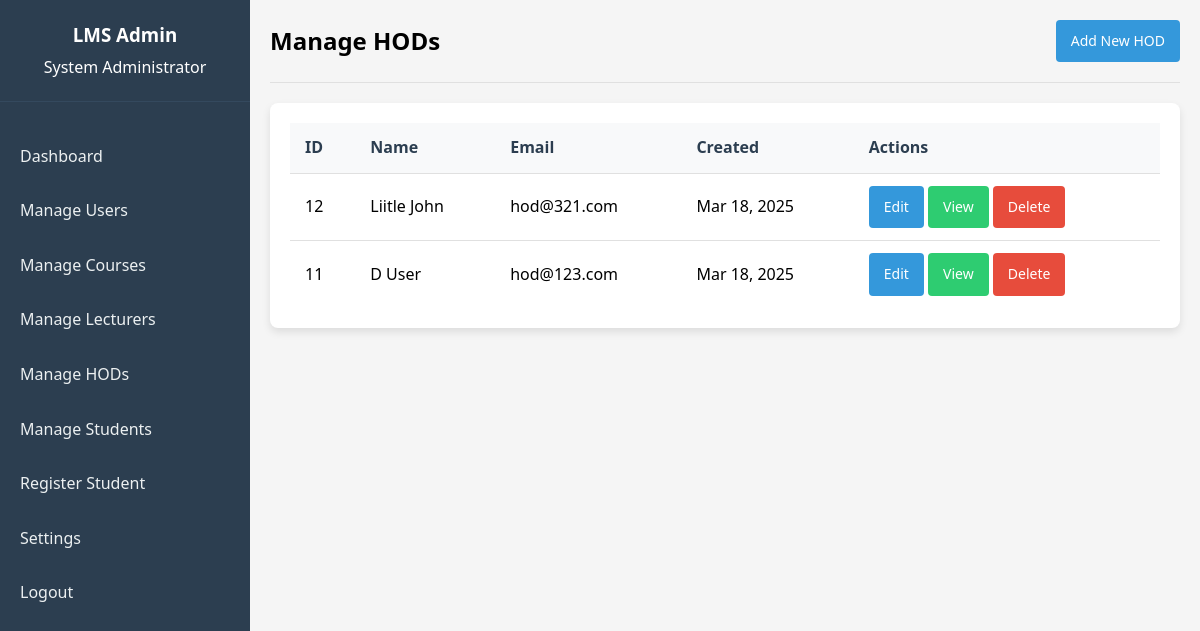
The page /admin/hod/hod.php (signed in) on the database its author committed.
### tables this page shows
CREATE TABLE `users` (
  `user_id` int(11) NOT NULL,
  `email` varchar(100) NOT NULL,
  `password` varchar(255) NOT NULL,
  `role` enum('admin','lecturer','student','hod') DEFAULT NULL,
  `first_name` varchar(50) NOT NULL,
  `last_name` varchar(50) NOT NULL,
  `profile_picture` varchar(255) DEFAULT NULL,
  `created_at` timestamp NOT NULL DEFAULT current_timestamp(),
  `updated_at` timestamp NOT NULL DEFAULT current_timestamp() ON UPDATE current_timestamp()
);

### admin/hod/hod.php (the view, shortened to what this page needs)
<?php
require_once '../../config.php';
$page = isset($_GET['page']) ? (int)$_GET['page'] : 1;
$recordsPerPage = 10;
$offset = ($page - 1) * $recordsPerPage;
$query = "SELECT user_id, email, first_name, last_name, created_at FROM users WHERE role = 'hod' ORDER BY created_at DESC LIMIT ? OFFSET ?";
$stmt = $conn->prepare($query);
$stmt->bind_param("ii", $recordsPerPage, $offset);
$stmt->execute();
$result = $stmt->get_result();
$pageTitle = "Manage HODs";
?>
<!DOCTYPE html>
<html lang="en">
<head>
    <link rel="stylesheet" href="../../assets/css/style.css">
</head>
<body>
    <div class="dashboard-container">
        <div class="sidebar">
            <div class="sidebar-header">
                <h3>LMS Admin</h3>
                <p><?php echo $_SESSION['first_name'] . ' ' . $_SESSION['last_name']; ?></p>
            </div>
            <ul class="sidebar-menu">
                <li><a href="../dashboard.php">Dashboard</a></li>
                <li><a href="../users.php">Manage Users</a></li>
                <li><a href="../courses.php">Manage Courses</a></li>
                <li><a href="../lecturers.php">Manage Lecturers</a></li>
                <li><a href="hod.php">Manage HODs</a></li>
                <li><a href="../student/students.php">Manage Students</a></li>
                <li><a href="../students/register_student.php">Register Student</a></li>
                <li><a href="../settings.php">Settings</a></li>
                <li><a href="../../logout.php">Logout</a></li>
            </ul>
        </div>
        <div class="main-content">
            <div class="header">
                <h2><?php echo $pageTitle; ?></h2>
                <a href="add_hod.php" class="btn">Add New HOD</a>
            </div>
            <div class="table-container">
                <table>
                    <thead>
                        <tr>
                            <th>ID</th>
                            <th>Name</th>
                            <th>Email</th>
                            <th>Created</th>
                            <th>Actions</th>
                        </tr>
                    </thead>
                    <tbody>
                        <?php if ($result->num_rows > 0): ?>
                            <?php while ($lecturer = $result->fetch_assoc()): ?>
                                <tr>
                                    <td><?php echo $lecturer['user_id']; ?></td>
                                    <td><?php echo $lecturer['first_name'] . ' ' . $lecturer['last_name']; ?></td>
                                    <td><?php echo $lecturer['email']; ?></td>
                                    <td><?php echo date('M j, Y', strtotime($lecturer['created_at'])); ?></td>
                                    <td>
                                        <div class="action-buttons">
                                            <a href="edit_hod.php?id=<?php echo $lecturer['user_id']; ?>" class="btn btn-sm">Edit</a>
                                            <a href="view_hod.php?id=<?php echo $lecturer['user_id']; ?>" class="btn btn-sm" style="background-color: #2ecc71;">View</a>
                                            <a href="hod.php?action=delete&id=<?php echo $lecturer['user_id']; ?>" class="btn btn-sm btn-danger delete-btn" onclick="return confirm('Are you sure you want to delete this HOD?');">Delete</a>
                                        </div>
                                    </td>
                                </tr>
                            <?php endwhile; ?>
                        <?php else: ?>
                            <tr>
                                <td colspan="5" style="text-align: center;">No HOD found.</td>
                            </tr>
                        <?php endif; ?>
                    </tbody>
                </table>
            </div>
        </div>
    </div>
</body>
</html>

### assets/css/style.css (style rules this page uses)
* { margin: 0; padding: 0; box-sizing: border-box; font-family: 'Segoe UI', Tahoma, Geneva, Verdana, sans-serif; }
body { background-color: #f5f5f5; line-height: 1.6; }
a { text-decoration: none; }
.dashboard-container { display: flex; min-height: 100vh; }
.sidebar { width: 250px; background-color: #2c3e50; color: white; padding: 20px 0; position: fixed; height: 100vh; overflow-y: auto; }
.sidebar-header { padding: 0 20px 20px; border-bottom: 1px solid #34495e; text-align: center; }
.sidebar-header h3 { margin-bottom: 5px; }
.sidebar-menu { list-style: none; padding: 0; margin: 30px 0; }
.sidebar-menu li { margin-bottom: 5px; }
.sidebar-menu a { display: block; color: #ecf0f1; text-decoration: none; padding: 12px 20px; transition: all 0.3s; }
.main-content { flex: 1; padding: 20px; margin-left: 250px; background-color: #f5f5f5; }
.header { display: flex; justify-content: space-between; align-items: center; padding-bottom: 20px; border-bottom: 1px solid #e0e0e0; margin-bottom: 20px; }
.table-container { background-color: white; border-radius: 8px; box-shadow: 0 4px 8px rgba(0, 0, 0, 0.1); padding: 20px; overflow-x: auto; }
table { width: 100%; border-collapse: collapse; }
table th, table td { padding: 12px 15px; text-align: left; border-bottom: 1px solid #e0e0e0; }
table th { background-color: #f8f9fa; font-weight: 600; color: #2c3e50; }
table tr:last-child td { border-bottom: none; }
.btn { background-color: #3498db; color: white; border: none; padding: 10px 15px; border-radius: 4px; cursor: pointer; text-decoration: none; display: inline-block; font-size: 14px; }
.btn-danger { background-color: #e74c3c; }

### rows shown on the page
users: user_id "12", first_name "Liitle", last_name "John", email "hod@321.com", created_at "Mar 18, 2025"
users: user_id "11", first_name "D", last_name "User", email "hod@123.com", created_at "Mar 18, 2025"

### other values the page prints
$_SESSION['first_name'] "System"
$_SESSION['last_name'] "Administrator"
$pageTitle "Manage HODs"
